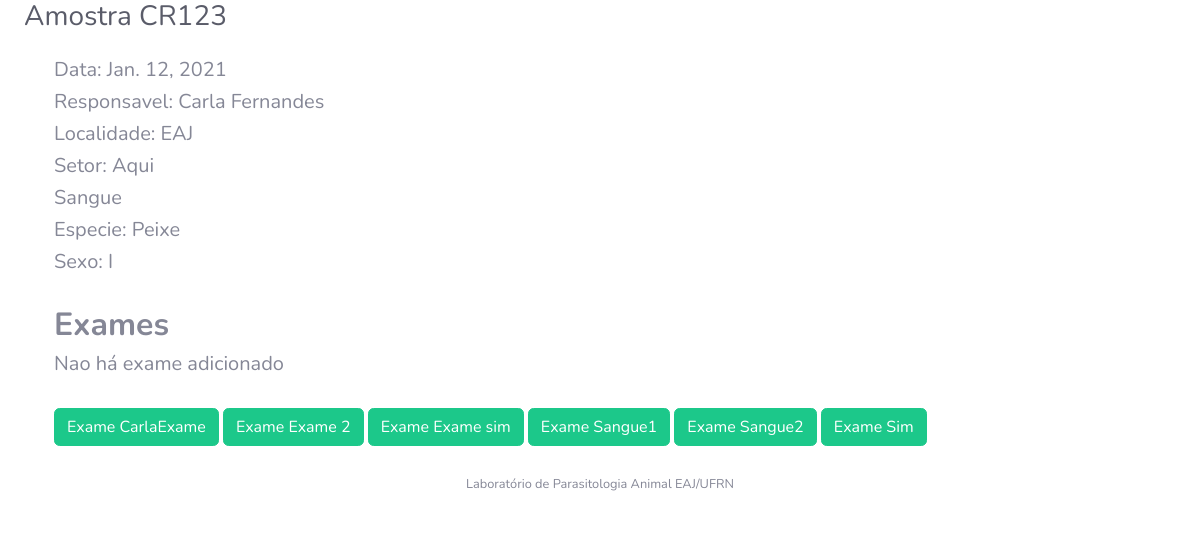
The app's page /detalhes/3, older data.
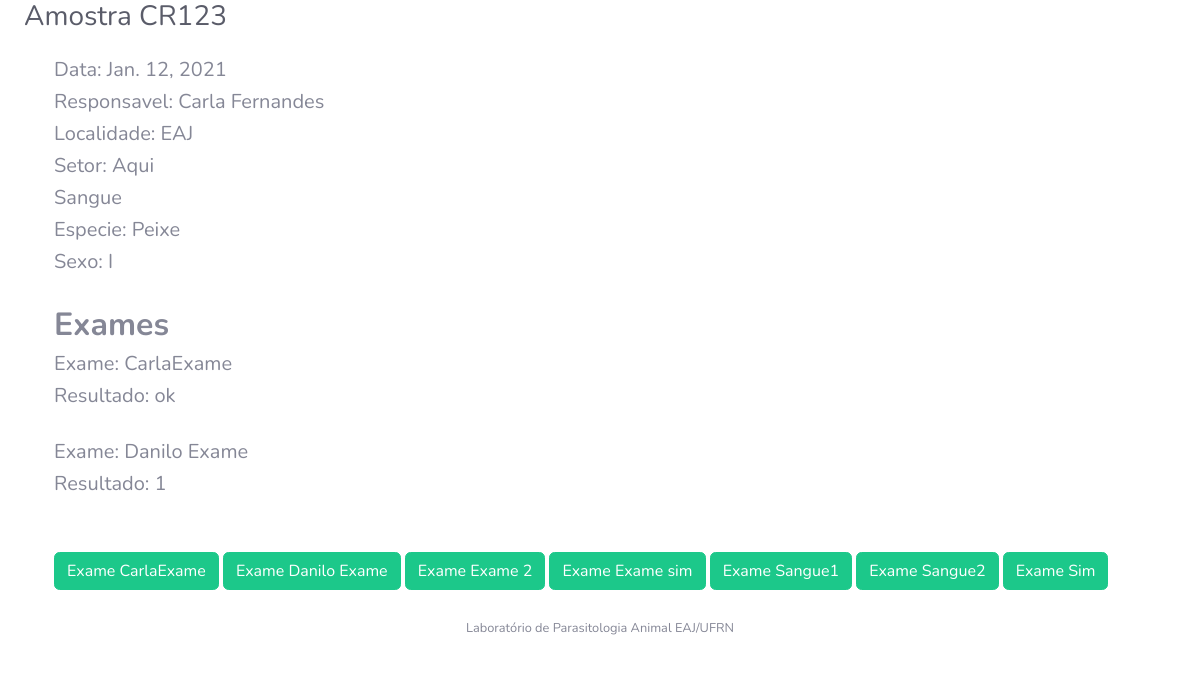
The same page, newer data.
### Exame/models.py (models this page shows)
class Exame(models.Model):
    nome = models.CharField(max_length=200, unique=True)
    status = models.BooleanField(default=True)
    tipo_resultado = models.CharField(max_length=3, choices=TIPOS_RESULTADO, default='NUM', null=True)
    def __str__(self):
        return self.nome
    class Meta:
        ordering = ('nome',)

### Amostra/models.py (models this page shows)
class RealizacaoExame(models.Model):
    exame = models.ForeignKey(Exame, on_delete=models.CASCADE)
    amostra = models.ForeignKey(Amostra, on_delete=models.CASCADE)
    resultado_numerico = models.IntegerField(null=True)
    resultado_textual = models.CharField(max_length=200, blank=True, null=True)
    created_at = models.DateField(default=date.today, null=True, blank=True)
    data = models.DateField(default=date.today)
    def __str__(self):
        return "{} : {}".format(self.amostra.identificacao, self.exame.nome)

### Exame/views.py (the view)
# urls.py: path('detalhes/<int:pk>', exame_amostraDetalhes, name='detalhes'),
def exame_amostraDetalhes(request, pk):
    amostra = Amostra.objects.filter(pk=pk)[0]
    print(pk)
    exame = RealizacaoExame.objects.filter(amostra_id=pk)
    print(exame)
    exames_cadastrados = Exame.objects.all()
    context = {'amostra':amostra, 'lista_exame':exame, 'exames_cadastrados': exames_cadastrados}
    return render(request, 'Amostra/amostra_detail.html', context)

### Amostra/context_processors.py (called while the page is built)
def amostras_pendentes(request):
    if (request.user.is_authenticated):
        amostras = Amostra.objects.filter(
            responsavel=request.user, status=True,
            data_coleta__lte = date.today()- timedelta(days=10))
    else:
        amostras = Amostra.objects.filter(
            status=True,
            data_coleta__lte = date.today()- timedelta(days=10))
    return {
        'amostras_pendentes_count': amostras.count(),
        'amostras_pendentes': amostras.order_by('data_coleta')
    }

### Local/models.py (called while the page is built)
    def __str__(self):
        return self.nome

### Usuario/models.py (called while the page is built)
    def __str__(self):
        return "{} {}".format(self.first_name, self.last_name)

### templates/Amostra/amostra_detail.html (shortened to what this page needs)
{% extends "base.html" %}
{% load bootstrap4 %}
{% block content %}
<div class="container">
			<h5>Data: {{ amostra.data_coleta }} </h5>
			<h5>Responsavel: {{ amostra.responsavel }} </h5>
			<h5>Localidade: {{ amostra.localidade }}</h5>
			<h5>Setor: {{ amostra.setor }}</h5>
    		<h5>{{ amostra.get_tipo_amostra_display }}</h5>
    		<h5>Especie: {{ amostra.get_especie_animal_display }}</h5>
    		<h5>Sexo: {{ amostra.sexo_animal }}</h5>
			<br>
	<h2><strong>Exames</strong></h2>
	{% if lista_exame %}
		{% for exame in lista_exame %}
			<h5>Exame: {{ exame.exame }}</h5>
			{% if exame.exame.tipo_resultado == 'NUM' %}
				<h5>Resultado: {{ exame.resultado_numerico }}</h5>
			{% else %}
				<h5>Resultado: {{ exame.resultado_textual }}</h5>
			{% endif %}
			<br>
		{% endfor %}
	{% else %}
		<h5>Nao há exame adicionado</h5>
	{% endif %}
	<br>
	{% if exames_cadastrados %}
		{% for exame in exames_cadastrados %}
			<a href="{% url 'exame:NovoAdicionarExame' pk=amostra.pk exame=exame.pk%}" class="btn btn-success">Exame {{exame}}</a>
		{% endfor %}
	{% endif %}
  </div>
{% endblock %}

Row changes from the older to the newer data that the page shows:
added RealizacaoExame: exame "CarlaExame", resultado_textual "ok"
added RealizacaoExame: exame "Danilo Exame", resultado_numerico "1"
added Exame: nome "Danilo Exame"
Text that changed along with them:
text no longer shown: "Nao há exame adicionado"
